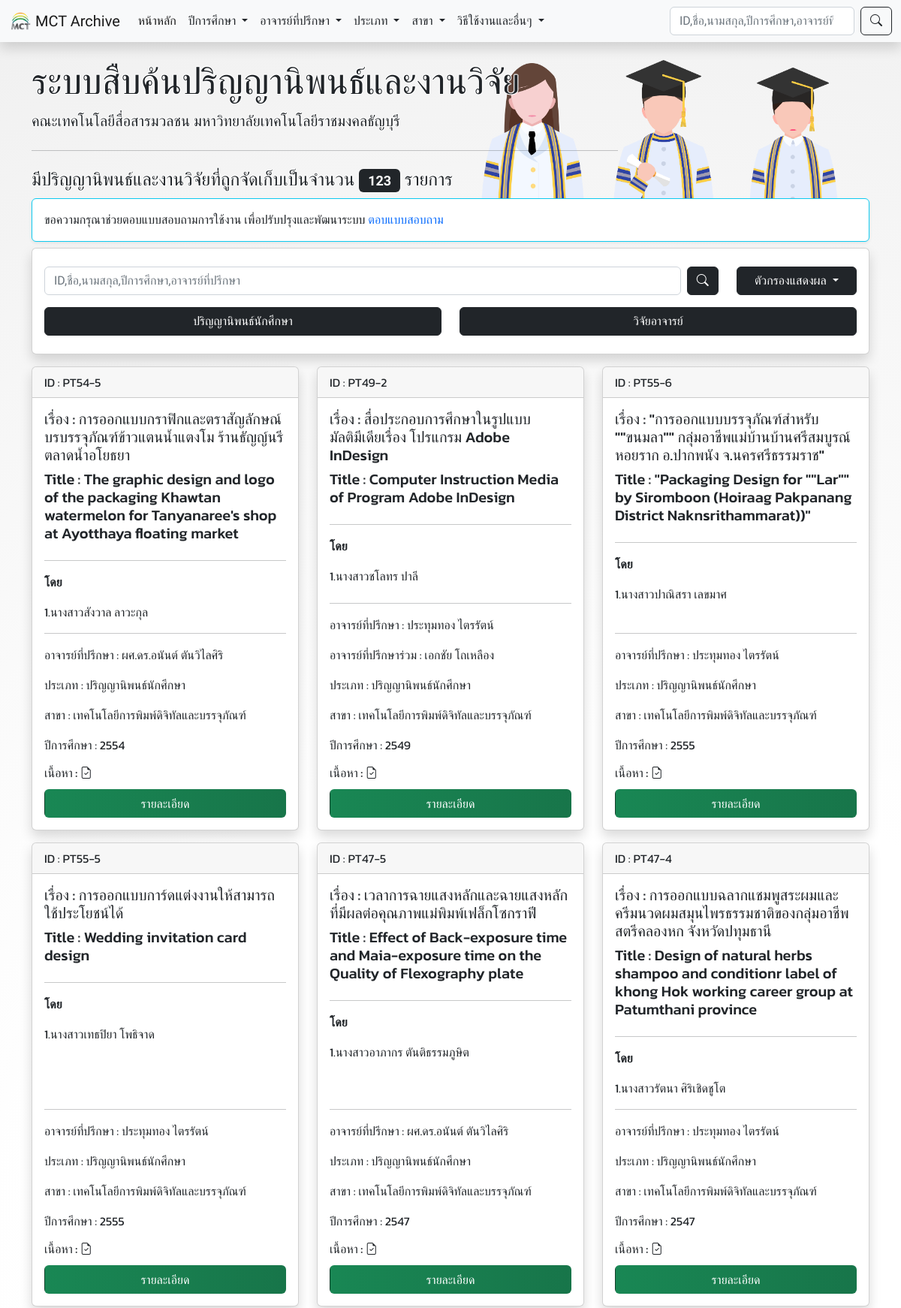
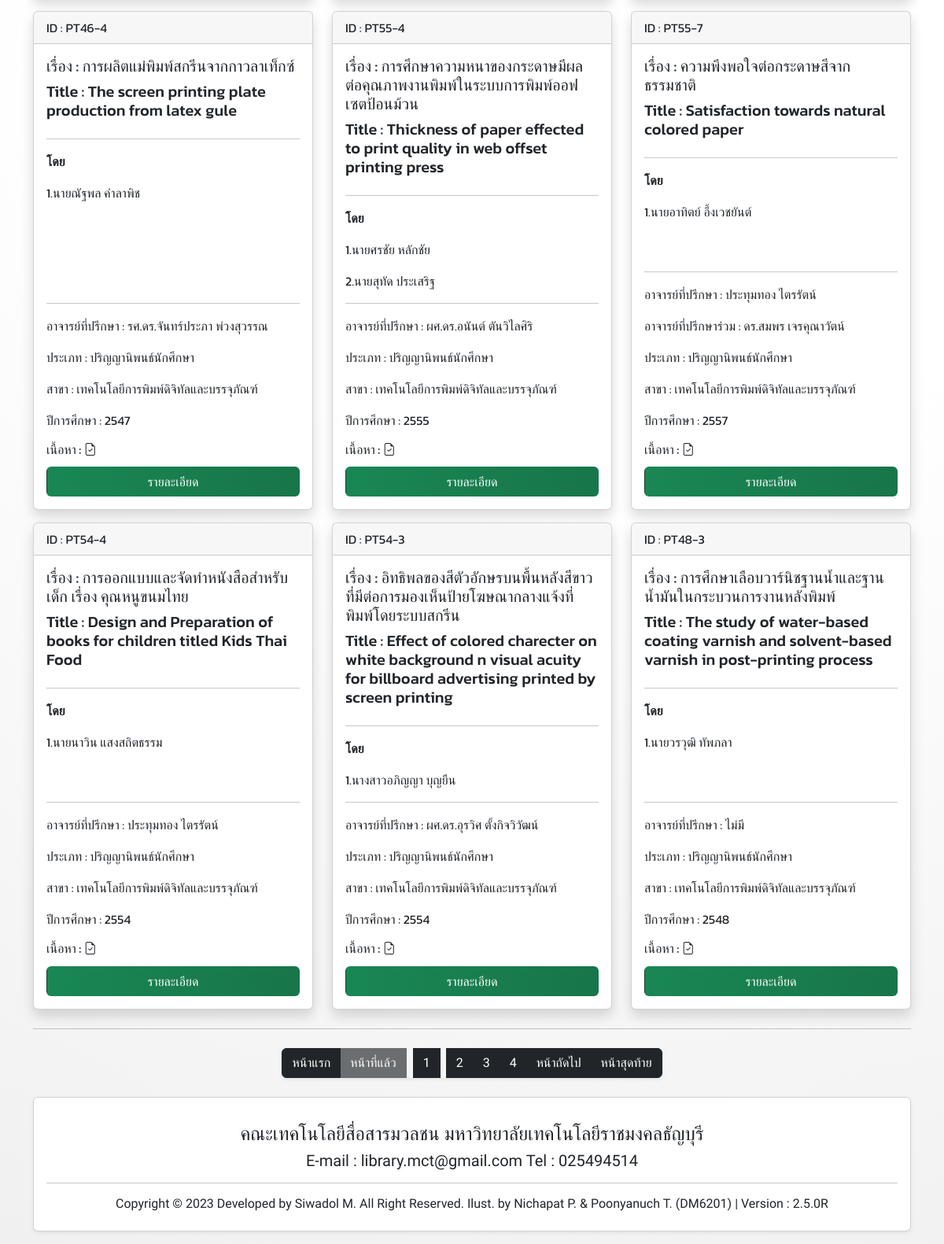
The page / on the database its author committed (2 pictures, top to bottom).
### tables this page shows
CREATE TABLE `mctarchive` (
  `system_id` int(10) NOT NULL COMMENT 'system ref ID of thesis',
  `id` varchar(100) NOT NULL COMMENT 'book no. / book id.',
  `std1` varchar(100) DEFAULT NULL,
  `std2` varchar(100) DEFAULT NULL,
  `std3` varchar(100) DEFAULT NULL,
  `std4` varchar(100) DEFAULT NULL,
  `std5` varchar(100) DEFAULT NULL,
  `std6` varchar(100) DEFAULT NULL,
  `thainame` varchar(300) DEFAULT NULL,
  `engname` varchar(300) DEFAULT NULL,
  `teacher` int(10) DEFAULT NULL,
  `co_teacher` int(10) DEFAULT NULL,
  `sec` varchar(4) DEFAULT NULL,
  `branch` int(10) DEFAULT NULL,
  `type_doc` varchar(100) NOT NULL,
  `website` int(1) DEFAULT 0,
  `video` varchar(200) DEFAULT NULL,
  `pdf` varchar(200) DEFAULT NULL,
  `fileZip` varchar(100) DEFAULT NULL,
  `audio` varchar(200) DEFAULT NULL,
  `yt_link` varchar(100) DEFAULT NULL,
  `site_url` varchar(100) DEFAULT NULL,
  `add_by` int(10) DEFAULT NULL,
  `add_date` timestamp NOT NULL DEFAULT current_timestamp()
);

CREATE TABLE `teacher` (
  `teacher_id` int(10) NOT NULL,
  `teacherName` varchar(100) NOT NULL,
  `date` date NOT NULL DEFAULT current_timestamp(),
  `branch` int(10) DEFAULT NULL
);

CREATE TABLE `branch` (
  `branch_id` int(10) NOT NULL,
  `branchName` varchar(100) NOT NULL
);

### conn.php (called while the page is built, shortened)
<?php
$c_version = "2.5.0R";
 ?>

### topiccard.php (the view, shortened to what this page needs)
<?php
while($all = mysqli_fetch_array($result_all)) {
  echo '<div class="col-sm-12 col-md-6 col-lg-4 mt-3">';
  echo '<div class="card w-100 h-100 card-font-1 shadow" data-aos="fade-up" data-aos-duration="690">';
  echo '<div class="card-header">';
  echo 'ID : '.$all["id"];
  echo '</div>';
  echo '<div class="card-body d-flex flex-column">';
  echo '<h5 class="card-title">'.'เรื่อง : '.$all["thainame"].'</h5>';
  if (empty($all["engname"] == false)) {
    echo '<h5 class="text-dark">'.'Title : '.$all["engname"].'</h5>';
  } else {echo '<h5 class="card-title">'.'Title : - '.'</h5>';}
  echo '<hr><p class="fw-bold">โดย</p>';
  echo '<p>'.'1.'.$all["std1"].'</p>';
  if (empty($all["std2"] == false)) {
    echo '<p>'.'2.'.$all["std2"].'</p>';
  }
  echo '<hr class="mt-auto">';
  if ($all["type_doc"] == "1") {
    echo '<p class="card-text">อาจารย์ที่ปรึกษา : '.$all["mainTn"].'</p>';
    if(!empty($all["co_teacher"])){
    echo '<p class="card-text">อาจารย์ที่ปรึกษาร่วม : '.$all["coTn"].'</p>';
    }
    echo '<p class="card-text">ประเภท : ปริญญานิพนธ์นักศึกษา</p>';
  }else {
    echo '<p class="card-text">ประเภท : วิจัยอาจารย์</p>';
  }
  echo '<p class="card-text">สาขา : '.$all["branchName"].'</p>';
  echo '<p class="card-text">ปีการศึกษา : '.$all["sec"].'</p>';
  echo '<h6 class="card-text">เนื้อหา : ';
  if (empty($all["pdf"] == false)) {
    echo '<i class="bi bi-file-earmark-check" data-bs-toggle="tooltip" data-bs-placement="top" title="PDF"></i>';
  };
  echo '</h6>';
  echo '<a href="view.php?id='.$all["system_id"].'" class="btn btn_clickToView text-white mt-1">รายละเอียด</a>';
  echo '</div>';
  echo '</div>';
  echo '</div>';
};
 ?>

### index.php (shortened to what this page needs)
<?php
$json_data = readSettingJSON2MainPage();
extract($json_data);
?>
<!DOCTYPE html>
<html lang="en" dir="ltr">
  <head>
    <link rel="stylesheet" href="bootstrap5\css\bootstrap.min.css">
    <link rel="stylesheet" href="custom\sicustom.css">
    <link rel="stylesheet" href="custom\loginPage.css">
    <link rel="stylesheet" href="custom\aos.css">
    <link rel="stylesheet" href="https://cdn.jsdelivr.net/npm/bootstrap-icons@1.4.1/font/bootstrap-icons.css">
  </head>
  <body>
 <?php
 include'navbar.php';
 $result = $conn->query("SELECT id FROM mctarchive ORDER BY id");
 $row_cnt = $result->num_rows;
  ?>
   <div class="container">
     <div class="row">
      <div class="col-12">
        <div class="jumbotron jumbotron_site mainjum mainvector mt-4">
  <h2 class="display-5"><?php echo $v_websiteName;?></h2>
  <p class="lead"><?php echo $v_subName;?></p>
  <hr class="my-4" style="max-width:70%" >
  <h4 class="">มีปริญญานิพนธ์และงานวิจัยที่ถูกจัดเก็บเป็นจำนวน <span class="badge bg-dark text-while no-text-outline"> <?php echo "$row_cnt"; ?></span> รายการ</h4>
</div>
      </div>
     </div>
     <?php include 'searchbox.php'; ?>
    <div class="row" id="kokodayo" name="kokodayo">
      <?php
      if (isset($_GET["page"]) AND !empty($_GET["page"])) {
        $page_default = intval($_GET["page"]);
      }else {
        $page_default = 1;
      }
      $no_of_records_per_page = 12;
      $offset = ($page_default-1) * $no_of_records_per_page;
      $total_pages = ceil($row_cnt / $no_of_records_per_page);
      $sql_all = "SELECT * , mT.teacherName AS mainTn , cT.teacherName AS coTn FROM mctarchive
      LEFT JOIN teacher AS mT ON mctarchive.teacher = mT.teacher_id
      LEFT JOIN teacher AS cT ON mctarchive.co_teacher = cT.teacher_id
      LEFT JOIN branch ON mctarchive.branch = branch.branch_id
        ORDER BY add_date DESC LIMIT $offset, $no_of_records_per_page ";
      $result_all = mysqli_query($conn, $sql_all);
      include'topiccard.php';
            ?>
    <div class="col-12">
      <div class="mt-3 w-100">
      <hr class="mt-4">
      <div class="btn-toolbar w-100" style="justify-content: center; display: flex;" role="toolbar" aria-label="Toolbar with button groups">
        <div class="btn-group my-2 shadow-sm" role="group" aria-label="First group">
         <a class="btn btn-dark" href="?page=1#kokodayo">หน้าแรก</a>
         <a class="btn btn-dark <?php if($page_default <= 1){ echo 'disabled'; } ?>"
             href="<?php if($page_default <= 1){ echo ''; } else { echo "?page=".($page_default - 1); } ?>#kokodayo">หน้าที่แล้ว</a>
         <button class="btn btn-dark mx-2"><?php  echo "$page_default";?></button>
         <?php if ($page_default + 1 <= $total_pages) {
           $numtoback = $page_default + 1;
           echo '<a class="btn btn-dark" href="?page='.$numtoback.'#kokodayo">';
           echo $page_default + 1;
           echo "</a>";}
           if ($page_default + 2 <= $total_pages) {
             $numtoback = $page_default + 2;
             echo '<a class="btn btn-dark" href="?page='.$numtoback.'#kokodayo">';
             echo $page_default + 2;
             echo "</a>";}
             if ($page_default + 3 <= $total_pages) {
               $numtoback = $page_default + 3;
               echo '<a class="btn btn-dark" href="?page='.$numtoback.'#kokodayo">';
               echo $page_default + 3;
               echo "</a>";}
          ?>
         <a class="btn btn-dark <?php if($page_default >= $total_pages){ echo 'disabled'; } ?>"
              href="<?php if($page_default >= $total_pages){ echo '#'; } else { echo "?page=".($page_default + 1); } ?>#kokodayo">หน้าถัดไป
         </a>
         <a class="btn btn-dark <?php if ($page_default == $total_pages) {echo "disabled";} ?>" href="?page=<?php echo $total_pages; ?>#kokodayo">หน้าสุดท้าย</a>
    </div>
      </div>
    </div>
    </div>
    <?php include 'footer.php'; ?>
   </div>
  </body>
</html>

### navbar.php (shortened to what this page needs)
<nav class="navbar navbar-expand-lg navbar-light bg-light shadow">
<div class="container-fluid">
 <a class="navbar-brand" href="index.php"><img src="favicon.png" class="d-inline-block align-top" width="30" height="30" alt=""> <?php echo $shortNameEng;?></a>
 <div class="collapse navbar-collapse" id="navbarSupportedContent">
   <ul class="navbar-nav me-auto mb-2 mb-lg-0">
     <li class="nav-item">
       <a class="nav-link active" aria-current="page" href="index.php">หน้าหลัก</a>
     </li>
     <li class="nav-item dropdown">
       <a class="nav-link dropdown-toggle text-dark" href="#" id="navbarDropdown1" role="button" data-bs-toggle="dropdown" aria-expanded="false">
        ปีการศึกษา
       </a>
         <?php
         include 'conn.php';
                ?>
     </li>
     <li class="nav-item dropdown">
       <a class="nav-link dropdown-toggle text-dark" href="#" id="navbarDropdown2" role="button" data-bs-toggle="dropdown" aria-expanded="false">
        อาจารย์ที่ปรึกษา
       </a>
     </li>
     <li class="nav-item dropdown">
       <a class="nav-link dropdown-toggle text-dark" href="#" id="navbarDropdown2" role="button" data-bs-toggle="dropdown" aria-expanded="false">
        ประเภท
       </a>
     </li>
     <li class="nav-item dropdown">
       <a class="nav-link dropdown-toggle text-dark" href="#" id="navbarDropdown2" role="button" data-bs-toggle="dropdown" aria-expanded="false">
        สาขา
       </a>
     </li>
     <li class="nav-item dropdown">
       <a class="nav-link dropdown-toggle text-dark" href="#" id="navbarDropdown2" role="button" data-bs-toggle="dropdown" aria-expanded="false">
        วิธีใช้งานและอื่นๆ
       </a>
     </li>
   </ul>
   <form class="d-flex" method="post" action="search.php">
     <input class="form-control me-2" type="search" name="search" placeholder="ID,ชื่อ,นามสกุล,ปีการศึกษา,อาจารย์ที่ปรึกษา" aria-label="Search">
     <button class="btn btn-outline-dark" type="submit"><i class="bi bi-search"></i></button>
   </form>
 </div>
</div>
</nav>

### searchbox.php (shortened to what this page needs)
<div class="row">
    <div class="col-12 w-100">
        <div class="card border-info mb-2 shadow-sm">
          <div class="card-body">
          ขอความกรุณาช่วยตอบแบบสอบถามการใช้งาน เพื่อปรับปรุงและพัฒนาระบบ <a href="https://forms.gle/qMgUfrJ2aCaB4UGb7" target="_blank" class="text-decoration-none">ตอบแบบสอบถาม</a>
          </div>
        </div>
    </div>
    <div class="col-12 w-100">
        <div class="card full-page shadow">
            <div class="card-body">
                <div class="row d-flex">
                    <div class="col-lg-10 col-md-8 col-sm-12 my-2">
                        <form class="d-flex" method="post" action="search.php">
                            <input class="form-control me-2" type="search" name="search"
                                placeholder="ID,ชื่อ,นามสกุล,ปีการศึกษา,อาจารย์ที่ปรึกษา" aria-label="Search">
                            <button class="btn btn-dark" type="submit"><i class="bi bi-search"></i></button>
                        </form>
                    </div>
                    <div class="col-lg-2 col-md-4 col-sm-12 my-2">
                        <div class="dropdown">
                            <button class="btn btn-dark dropdown-toggle w-100" type="button" id="dropdownMenuButton1"
                                data-bs-toggle="dropdown" aria-expanded="false">
                                ตัวกรองแสดงผล
                            </button>
                        </div>
                    </div>
                    <div class="col-lg-6 col-md-6 col-sm-6 my-2">
                        <a href="filter.php?type_doc=1" class="btn btn-dark  w-100">ปริญญานิพนธ์นักศึกษา</a>
                    </div>
                    <div class="col-lg-6 col-md-6 col-sm-6 my-2">
                        <a href="filter.php?type_doc=2" class="btn btn-dark  w-100">วิจัยอาจารย์</a>
                    </div>
                </div>
            </div>
        </div>
    </div>
</div>

### footer.php
<footer>
  <div class="card mt-3 mb-3 shadow-sm">
    <div class="card-body text-center text-dark mt-2">
      <h4 class="mt-2"><a class="alink_end text-dark" href="http://www.mct.rmutt.ac.th/" target="_blank">คณะเทคโนโลยีสื่อสารมวลชน</a> <a class="alink_end text-dark" href="https://www.rmutt.ac.th/" target="_blank">มหาวิทยาลัยเทคโนโลยีราชมงคลธัญบุรี</a></h6>
      <h5><a class="alink_end text-dark" href="mailto: <?php echo $v_email;?>">E-mail : <?php echo $v_email;?></a> Tel : <?php echo $v_telNumber;?></a></h5>
      <hr>
      <h6>Copyright © 2023 Developed by <a class="text-decoration-none text-dark" href="https://www.youtube.com/watch?v=A5BG0tt2j44" target="_blank">Siwadol M.</a> All Right Reserved. Ilust. by Nichapat P. & Poonyanuch T. (DM6201) | Version : <?php echo $c_version ?></h6>
    </div>
  </div>
</footer>

### custom/sicustom.css (style rules this page uses)
body { font-family: 'Prompt', sans-serif !important; }
.card-font-1 { font-family: 'Kanit', sans-serif; }
.mainjum { background:rgba(0,0,0,0); background-size: cover; }
.jumbotron_site { background-image: url(../img/GVector.png); background-size: contain !important; background-repeat : no-repeat; background-position : right; height: 100%; text-shadow: rgb(255, 255, 255) 1px 0px 0px, rgb(255, 255, 255) 0.540302px 0.841471px 0px, rgb(255, 255, 255) -0.416147px 0.909297px 0px, rgb(255, 255, 255) -0.989992px 0.14112px 0px, rgb(255, 255, 255) -0.653644px -0.756802px 0px, rgb(255, 255, 255) 0.283662px -0.958924px 0px, rgb(255, 255, 255) 0.96017px -0.279415px 0px; }
.no-text-outline { text-shadow:none !important; }
.full-page { width: 100%; }
html { scroll-behavior: smooth; }
body { background: rgb(255,255,255); background: radial-gradient(circle, rgba(255,255,255,1) 38%, rgba(240,240,240,1) 100%); background-size: 125%; background-attachment: fixed; animation: gradient 5s ease infinite; }
.alink_end { text-decoration: none; }

### custom/loginPage.css (style rules this page uses)
.btn_clickToView { background: rgb(2,0,36); background: linear-gradient(90deg, rgba(2,0,36,1) 0%, rgba(25,135,84,1) 0%, rgba(19,64,43,1) 100%); background-size: 400% 400%; -webkit-animation: xmas_btn_ani 6s ease infinite; -o-animation: xmas_btn_ani 6s ease infinite; animation: xmas_btn_ani 6s ease infinite; transition: 2s; }

### rows shown on the page
mctarchive: id "PT54-5", thainame "การออกแบบกราฟิกและตราสัญลักษณ์บรบรรจุภัณฑ์ข้าวแตนน้ำแตงโม ร้านธัญญ์นรี ตลาดน้ำอโยธยา", engname "The graphic design and logo of the packaging Khawtan watermelon for Tanyanaree's shop at Ayotthaya floating market", std1 "นางสาวสังวาล ลาวะกุล", teacher.teacherName "ผศ.ดร.อนันต์ ตันวิไลศิริ", branch.branchName "เทคโนโลยีการพิมพ์ดิจิทัลและบรรจุภัณฑ์", sec "2554"
mctarchive: id "PT49-2", thainame "สื่อประกอบการศึกษาในรูปแบบมัลติมีเดียเรื่อง โปรแกรม Adobe InDesign", engname "Computer Instruction Media of Program Adobe InDesign", std1 "นางสาวชโลทร ปาลี", teacher.teacherName "ประทุมทอง ไตรรัตน์", co_teacher.teacherName "เอกชัย โถเหลือง", branch.branchName "เทคโนโลยีการพิมพ์ดิจิทัลและบรรจุภัณฑ์", sec "2549"
mctarchive: id "PT55-6", thainame "\"การออกแบบบรรจุภัณฑ์สำหรับ \"\"ขนมลา\"\" กลุ่มอาชีพแม่บ้านบ้านศรีสมบูรณ์หอยราก อ.ปากพนัง จ.นครศรีธรรมราช\"", engname "\"Packaging Design for \"\"Lar\"\" by Siromboon (Hoiraag Pakpanang District Naknsrithammarat))\"", std1 "นางสาวปาณิสรา เลขมาศ", teacher.teacherName "ประทุมทอง ไตรรัตน์", branch.branchName "เทคโนโลยีการพิมพ์ดิจิทัลและบรรจุภัณฑ์", sec "2555"
mctarchive: id "PT55-5", thainame "การออกแบบการ์ดแต่งงานให้สามารถใช้ประโยชน์ได้", engname "Wedding invitation card design", std1 "นางสาวเทธปิยา โพธิจาด", teacher.teacherName "ประทุมทอง ไตรรัตน์", branch.branchName "เทคโนโลยีการพิมพ์ดิจิทัลและบรรจุภัณฑ์", sec "2555"
mctarchive: id "PT47-5", thainame "เวลาการฉายแสงหลักและฉายแสงหลักที่มีผลต่อคุณภาพแม่พิมพ์เฟล็กโซกราฟี", engname "Effect of Back-exposure time and Maia-exposure time on the Quality of Flexography plate", std1 "นางสาวอาภากร ตันติธรรมภูษิต", teacher.teacherName "ผศ.ดร.อนันต์ ตันวิไลศิริ", branch.branchName "เทคโนโลยีการพิมพ์ดิจิทัลและบรรจุภัณฑ์", sec "2547"
mctarchive: id "PT47-4", thainame "การออกแบบฉลากแชมพูสระผมและครีมนวดผมสมุนไพรธรรมชาติของกลุ่มอาชีพสตรีคลองหก จังหวัดปทุมธานี", engname "Design of natural herbs shampoo and conditionr label of khong Hok working career group at Patumthani province", std1 "นางสาวรัตนา ศิริเชิดชูโต", teacher.teacherName "ประทุมทอง ไตรรัตน์", branch.branchName "เทคโนโลยีการพิมพ์ดิจิทัลและบรรจุภัณฑ์", sec "2547"
mctarchive: id "PT46-4", thainame "การผลิตแม่พิมพ์สกรีนจากกาวลาเท็กซ์", engname "The screen printing plate production from latex gule", std1 "นายณัฐพล คำลาพิช", teacher.teacherName "รศ.ดร.จันทร์ประภา พ่วงสุวรรณ", branch.branchName "เทคโนโลยีการพิมพ์ดิจิทัลและบรรจุภัณฑ์", sec "2547"
mctarchive: id "PT55-4", thainame "การศึกษาความหนาของกระดาษมีผลต่อคุณภาพงานพิมพ์ในระบบการพิมพ์ออฟเซตป้อนม้วน", engname "Thickness of paper effected to print quality in web offset printing press", std1 "นายศรชัย หลักชัย", std2 "นายสุทัด ประเสริฐ", teacher.teacherName "ผศ.ดร.อนันต์ ตันวิไลศิริ", branch.branchName "เทคโนโลยีการพิมพ์ดิจิทัลและบรรจุภัณฑ์", sec "2555"
mctarchive: id "PT55-7", thainame "ความพึงพอใจต่อกระดาษสีจากธรรมชาติ", engname "Satisfaction towards natural colored paper", std1 "นายอาทิตย์ อึ้งเวชยันต์", teacher.teacherName "ประทุมทอง ไตรรัตน์", co_teacher.teacherName "ดร.สมพร เจรคุณาวัตน์", branch.branchName "เทคโนโลยีการพิมพ์ดิจิทัลและบรรจุภัณฑ์", sec "2557"
mctarchive: id "PT54-4", thainame "การออกแบบและจัดทำหนังสือสำหรับเด็ก เรื่อง คุณหนูขนมไทย", engname "Design and Preparation of books for children titled Kids Thai Food", std1 "นายนาวิน แสงสถิตธรรม", teacher.teacherName "ประทุมทอง ไตรรัตน์", branch.branchName "เทคโนโลยีการพิมพ์ดิจิทัลและบรรจุภัณฑ์", sec "2554"
mctarchive: id "PT54-3", thainame "อิทธิพลของสีตัวอักษรบนพื้นหลังสีขาวที่มีต่อการมองเห็นป้ายโฆษณากลางแจ้งที่พิมพ์โดยระบบสกรีน", engname "Effect of colored charecter on white background n visual acuity for billboard advertising printed by screen printing", std1 "นางสาวอภิญญา บุญยืน", teacher.teacherName "ผศ.ดร.อุรวิศ ตั้งกิจวิวัฒน์", branch.branchName "เทคโนโลยีการพิมพ์ดิจิทัลและบรรจุภัณฑ์", sec "2554"
mctarchive: id "PT48-3", thainame "การศึกษาเลือบวาร์นิชฐานน้ำและฐานน้ำมันในกระบวนการงานหลังพิมพ์", engname "The study of water-based coating varnish and solvent-based varnish in post-printing process", std1 "นายวรวุฒิ ทัพภลา", co_teacher.teacherName "ไม่มี", branch.branchName "เทคโนโลยีการพิมพ์ดิจิทัลและบรรจุภัณฑ์", sec "2548"

### other values the page prints
$shortNameEng "MCT Archive"
$v_websiteName "ระบบสืบค้นปริญญานิพนธ์และงานวิจัย"
$v_subName "คณะเทคโนโลยีสื่อสารมวลชน มหาวิทยาลัยเทคโนโลยีราชมงคลธัญบุรี"
$row_cnt "123"
$page_default "1"
$page_default + 1 "2"
$page_default + 2 "3"
$page_default + 3 "4"
$v_email "library.mct@gmail.com"
$v_telNumber "025494514"
$c_version "2.5.0R"
